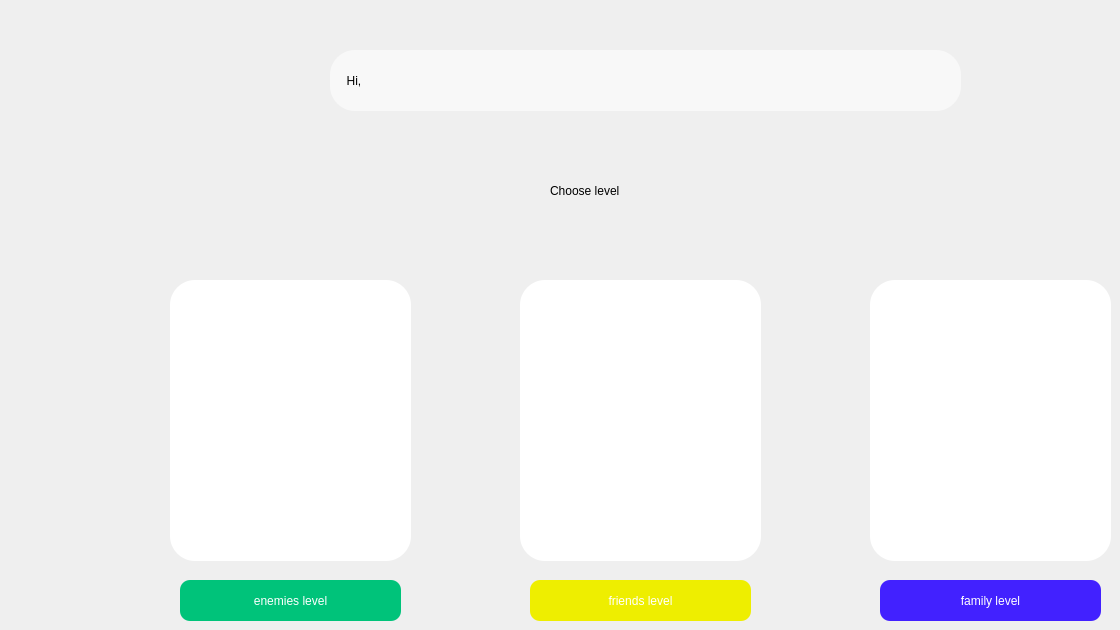
    <widget class="QWidget" name="categories">
     <widget class="QLabel" name="label_6">
      <property name="geometry">
       <rect>
        <x>870</x>
        <y>280</y>
        <width>241</width>
        <height>281</height>
       </rect>
      </property>
      <property name="styleSheet">
       <string notr="true">border-radius: 25px 25px 35px 35px;
font: 20pt &quot;MS Shell Dlg 2&quot;;
background-color: rgb(255, 255, 255);</string>
      </property>
      <property name="text">
       <string/>
      </property>
      <property name="pixmap">
       <pixmap>images/family.png</pixmap>
      </property>
      <property name="scaledContents">
       <bool>true</bool>
      </property>
     </widget>
     <widget class="QLabel" name="label_3">
      <property name="geometry">
       <rect>
        <x>170</x>
        <y>280</y>
        <width>241</width>
        <height>281</height>
       </rect>
      </property>
      <property name="styleSheet">
       <string notr="true">border-radius: 25px 25px 35px 35px;
font: 20pt &quot;MS Shell Dlg 2&quot;;
background-color: rgb(255, 255, 255);</string>
      </property>
      <property name="text">
       <string/>
      </property>
      <property name="pixmap">
       <pixmap>images/lion-dance.png</pixmap>
      </property>
      <property name="scaledContents">
       <bool>true</bool>
      </property>
     </widget>
     <widget class="QPushButton" name="familylevel">
      <property name="geometry">
       <rect>
        <x>880</x>
        <y>580</y>
        <width>221</width>
        <height>41</height>
       </rect>
      </property>
      <property name="styleSheet">
       <string notr="true">font: 16pt &quot;Permanent Marker&quot;;
background-color: rgb(66, 33, 255);
color: rgb(255, 255, 255);
border-radius: 10px 10px 20px 20px;
opacity: 1;</string>
      </property>
      <property name="text">
       <string>family level</string>
      </property>
     </widget>
     <widget class="QLabel" name="label_4">
      <property name="geometry">
       <rect>
        <x>550</x>
        <y>170</y>
        <width>181</width>
        <height>41</height>
       </rect>
      </property>
      <property name="styleSheet">
       <string notr="true">font: 18pt &quot;MS Shell Dlg 2&quot;;</string>
      </property>
      <property name="text">
       <string>Choose level</string>
      </property>
     </widget>
     <widget class="QLabel" name="label_5">
      <property name="geometry">
       <rect>
        <x>520</x>
        <y>280</y>
        <width>241</width>
        <height>281</height>
       </rect>
      </property>
      <property name="styleSheet">
       <string notr="true">border-radius: 25px 25px 35px 35px;
font: 20pt &quot;MS Shell Dlg 2&quot;;
background-color: rgb(255, 255, 255);</string>
      </property>
      <property name="text">
       <string/>
      </property>
      <property name="pixmap">
       <pixmap>images/deal.png</pixmap>
      </property>
      <property name="scaledContents">
       <bool>true</bool>
      </property>
     </widget>
     <widget class="QPushButton" name="friendslevel">
      <property name="geometry">
       <rect>
        <x>530</x>
        <y>580</y>
        <width>221</width>
        <height>41</height>
       </rect>
      </property>
      <property name="styleSheet">
       <string notr="true">font: 16pt &quot;Permanent Marker&quot;;
color: rgb(255, 255, 255);
border-radius: 10px 10px 20px 20px;
background-color: rgb(238, 238, 0);
opacity: 1;</string>
      </property>
      <property name="text">
       <string>friends level</string>
      </property>
     </widget>
     <widget class="QPushButton" name="enemieslevel">
      <property name="geometry">
       <rect>
        <x>180</x>
        <y>580</y>
        <width>221</width>
        <height>41</height>
       </rect>
      </property>
      <property name="styleSheet">
       <string notr="true">background: rgb(0, 195, 122);
font: 16pt &quot;Permanent Marker&quot;;
color: rgb(255, 255, 255);
border-radius: 10px 10px 20px 20px;
opacity: 1;</string>
      </property>
      <property name="text">
       <string>enemies level</string>
      </property>
     </widget>
     <widget class="QLabel" name="hi">
      <property name="geometry">
       <rect>
        <x>330</x>
        <y>50</y>
        <width>631</width>
        <height>61</height>
       </rect>
      </property>
      <property name="styleSheet">
       <string notr="true">border-radius: 25px 25px 35px 35px;
font: 20pt &quot;MS Shell Dlg 2&quot;;
background-color: rgb(248, 248, 248);</string>
      </property>
      <property name="text">
       <string>     Hi, </string>
      </property>
     </widget>
    </widget>
